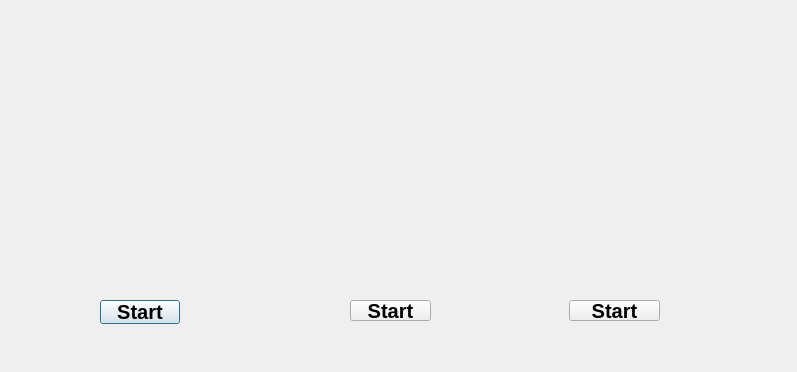
<?xml version="1.0" encoding="UTF-8"?>
<ui version="4.0">
 <class>startpage</class>
 <widget class="QDialog" name="startpage">
  <property name="geometry">
   <rect>
    <x>0</x>
    <y>0</y>
    <width>797</width>
    <height>372</height>
   </rect>
  </property>
  <property name="windowTitle">
   <string>Dialog</string>
  </property>
  <property name="styleSheet">
   <string notr="true">background: qlineargradient(x1:0, y1:0, x2:1, y2:1, 
                     stop:0 #C7FFC7, stop:1 #B5FFB5);
background-image: url(:/Game (1).png);
background-repeat: no-repeat;
 background-position: center;</string>
  </property>
  <widget class="QPushButton" name="pushButton">
   <property name="geometry">
    <rect>
     <x>100</x>
     <y>300</y>
     <width>80</width>
     <height>24</height>
    </rect>
   </property>
   <property name="font">
    <font>
     <pointsize>15</pointsize>
     <bold>true</bold>
    </font>
   </property>
   <property name="text">
    <string>Start</string>
   </property>
  </widget>
  <widget class="QPushButton" name="pushButton_2">
   <property name="geometry">
    <rect>
     <x>350</x>
     <y>300</y>
     <width>81</width>
     <height>21</height>
    </rect>
   </property>
   <property name="font">
    <font>
     <pointsize>15</pointsize>
     <bold>true</bold>
    </font>
   </property>
   <property name="text">
    <string>Start</string>
   </property>
  </widget>
  <widget class="QPushButton" name="pushButton_3">
   <property name="geometry">
    <rect>
     <x>569</x>
     <y>300</y>
     <width>91</width>
     <height>21</height>
    </rect>
   </property>
   <property name="font">
    <font>
     <pointsize>15</pointsize>
     <bold>true</bold>
    </font>
   </property>
   <property name="text">
    <string>Start</string>
   </property>
  </widget>
 </widget>
 <resources/>
 <connections/>
</ui>
